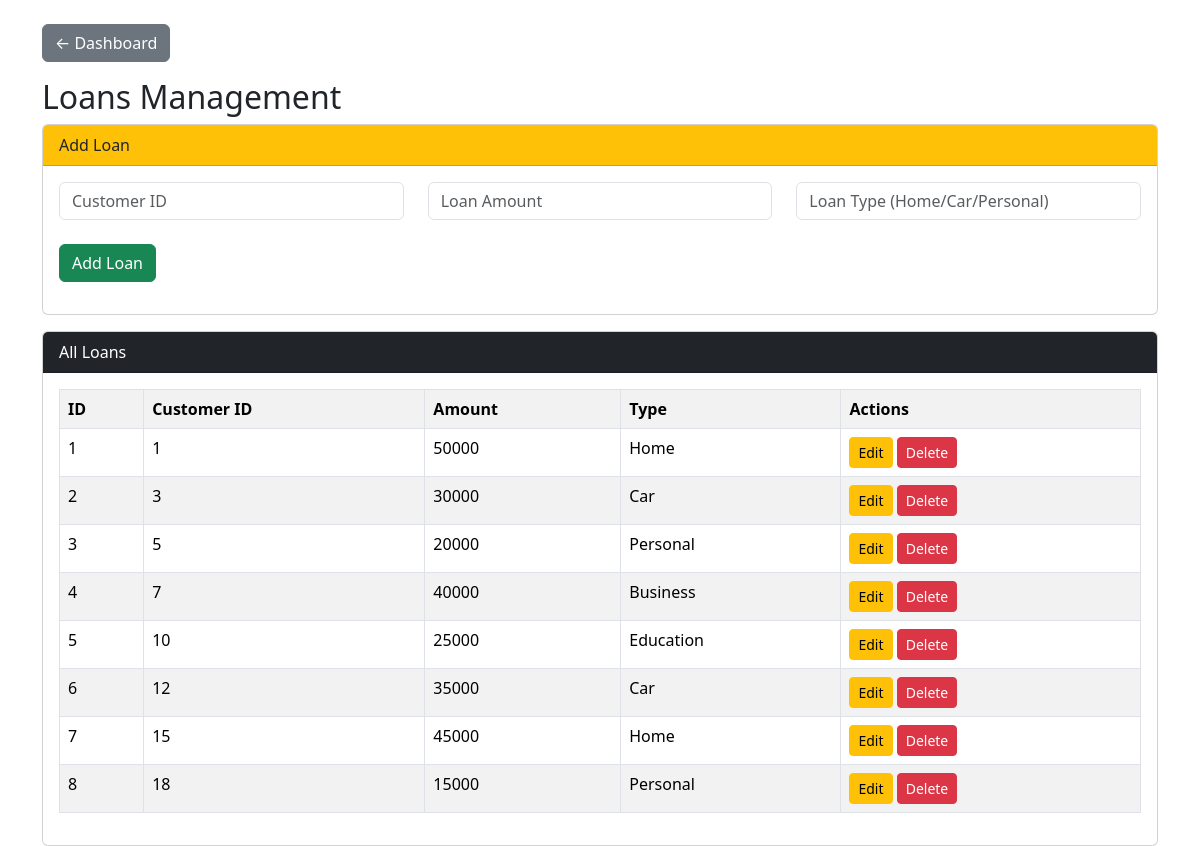
Page /loans.php on the committed database.
### tables this page shows
CREATE TABLE Loan (
    loan_id INT AUTO_INCREMENT PRIMARY KEY,
    customer_id INT,
    loan_amount INT,
    loan_type VARCHAR(50),
    FOREIGN KEY (customer_id) REFERENCES Customer(customer_id)
);

### loans.php (the view, shortened to what this page needs)
<?php
include 'db.php';
$editMode = false;
$e_customer = "";
$e_amount = "";
$e_type = "";
$result = mysqli_query($conn,"SELECT * FROM Loan");
?>
<link href="https://cdn.jsdelivr.net/npm/bootstrap@5.3.3/dist/css/bootstrap.min.css" rel="stylesheet">
<div class="container mt-4">
<a href="index.php" class="btn btn-secondary mb-3">← Dashboard</a>
<h2>Loans Management</h2>
<div class="card mb-3">
<div class="card-header bg-warning text-dark">
<?= $editMode ? "Edit Loan" : "Add Loan" ?>
</div>
<div class="card-body">
<form method="POST">
<div class="row">
<div class="col-md-4">
<input type="text" name="customer_id" class="form-control"
placeholder="Customer ID" value="<?= $e_customer ?>" required>
</div>
<div class="col-md-4">
<input type="number" name="loan_amount" class="form-control"
placeholder="Loan Amount" value="<?= $e_amount ?>" required>
</div>
<div class="col-md-4">
<input type="text" name="loan_type" class="form-control"
placeholder="Loan Type (Home/Car/Personal)" value="<?= $e_type ?>" required>
</div>
</div>
<br>
<?php if($editMode){ ?>
<button name="update_loan" class="btn btn-warning">
Update Loan
</button>
<a href="loans.php" class="btn btn-secondary">Cancel</a>
<?php } else { ?>
<button name="add_loan" class="btn btn-success">
Add Loan
</button>
<?php } ?>
</form>
</div>
</div>
<div class="card">
<div class="card-header bg-dark text-white">
All Loans
</div>
<div class="card-body">
<table class="table table-bordered table-striped">
<tr>
<th>ID</th>
<th>Customer ID</th>
<th>Amount</th>
<th>Type</th>
<th>Actions</th>
</tr>
<?php while($row=mysqli_fetch_assoc($result)){ ?>
<tr>
<td><?= $row['loan_id'] ?></td>
<td><?= $row['customer_id'] ?></td>
<td><?= $row['loan_amount'] ?></td>
<td><?= $row['loan_type'] ?></td>
<td>
<a href="?edit=<?= $row['loan_id'] ?>"
class="btn btn-warning btn-sm">Edit</a>
<a href="?delete=<?= $row['loan_id'] ?>"
class="btn btn-danger btn-sm"
onclick="return confirm('Delete loan?')">Delete</a>
</td>
</tr>
<?php } ?>
</table>
</div>
</div>
</div>

### rows in the picture
loan: loan_id "1", customer "1", loan_amount "50000", loan_type "Home"
loan: loan_id "2", customer "3", loan_amount "30000", loan_type "Car"
loan: loan_id "3", customer "5", loan_amount "20000", loan_type "Personal"
loan: loan_id "4", customer "7", loan_amount "40000", loan_type "Business"
loan: loan_id "5", customer "10", loan_amount "25000", loan_type "Education"
loan: loan_id "6", customer "12", loan_amount "35000", loan_type "Car"
loan: loan_id "7", customer "15", loan_amount "45000", loan_type "Home"
loan: loan_id "8", customer "18", loan_amount "15000", loan_type "Personal"
